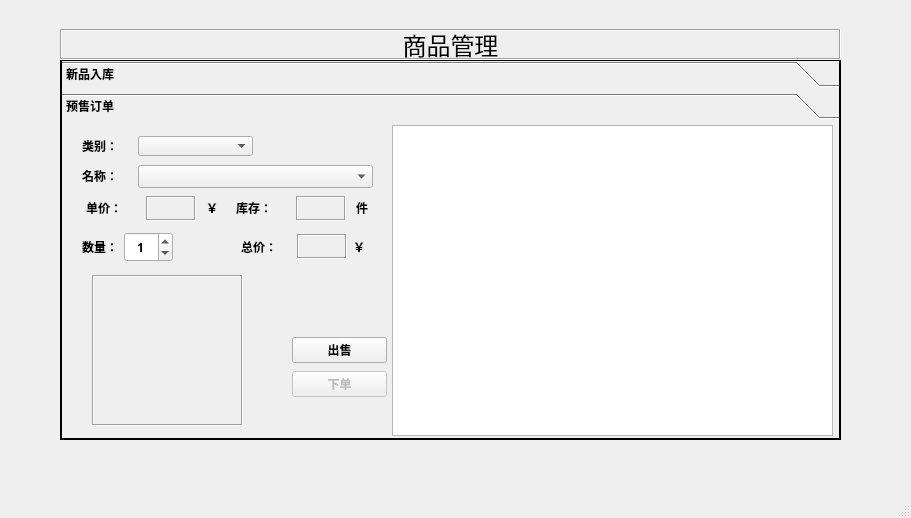
<?xml version="1.0" encoding="UTF-8"?>
<ui version="4.0">
 <class>MainWindow</class>
 <widget class="QMainWindow" name="MainWindow">
  <property name="geometry">
   <rect>
    <x>0</x>
    <y>0</y>
    <width>911</width>
    <height>518</height>
   </rect>
  </property>
  <property name="windowTitle">
   <string>MainWindow</string>
  </property>
  <widget class="QWidget" name="centralwidget">
   <widget class="QStackedWidget" name="stackedWidget">
    <property name="geometry">
     <rect>
      <x>60</x>
      <y>29</y>
      <width>781</width>
      <height>421</height>
     </rect>
    </property>
    <widget class="QWidget" name="page">
     <widget class="QToolBox" name="toolBox">
      <property name="geometry">
       <rect>
        <x>0</x>
        <y>30</y>
        <width>781</width>
        <height>381</height>
       </rect>
      </property>
      <property name="font">
       <font>
        <family>幼圆</family>
        <bold>true</bold>
       </font>
      </property>
      <property name="frameShape">
       <enum>QFrame::WinPanel</enum>
      </property>
      <property name="currentIndex">
       <number>1</number>
      </property>
      <widget class="QWidget" name="page_3">
       <property name="geometry">
        <rect>
         <x>0</x>
         <y>0</y>
         <width>777</width>
         <height>317</height>
        </rect>
       </property>
       <attribute name="label">
        <string>新品入库</string>
       </attribute>
       <widget class="QLabel" name="label_6">
        <property name="geometry">
         <rect>
          <x>30</x>
          <y>200</y>
          <width>91</width>
          <height>19</height>
         </rect>
        </property>
        <property name="text">
         <string>商品样照：</string>
        </property>
       </widget>
       <widget class="QPushButton" name="newUploadPushButton">
        <property name="geometry">
         <rect>
          <x>230</x>
          <y>130</y>
          <width>81</width>
          <height>28</height>
         </rect>
        </property>
        <property name="text">
         <string>上传...</string>
        </property>
       </widget>
       <widget class="QLabel" name="newPictureLabel">
        <property name="geometry">
         <rect>
          <x>160</x>
          <y>160</y>
          <width>151</width>
          <height>151</height>
         </rect>
        </property>
        <property name="frameShape">
         <enum>QFrame::Box</enum>
        </property>
        <property name="frameShadow">
         <enum>QFrame::Sunken</enum>
        </property>
        <property name="text">
         <string/>
        </property>
        <property name="scaledContents">
         <bool>true</bool>
        </property>
       </widget>
       <widget class="QTableView" name="commodityTableView">
        <property name="geometry">
         <rect>
          <x>320</x>
          <y>0</y>
          <width>451</width>
          <height>311</height>
         </rect>
        </property>
        <attribute name="horizontalHeaderMinimumSectionSize">
         <number>25</number>
        </attribute>
        <attribute name="horizontalHeaderDefaultSectionSize">
         <number>120</number>
        </attribute>
        <attribute name="horizontalHeaderStretchLastSection">
         <bool>true</bool>
        </attribute>
        <attribute name="verticalHeaderVisible">
         <bool>false</bool>
        </attribute>
       </widget>
       <widget class="QWidget" name="">
        <property name="geometry">
         <rect>
          <x>20</x>
          <y>0</y>
          <width>153</width>
          <height>27</height>
         </rect>
        </property>
        <layout class="QHBoxLayout" name="horizontalLayout">
         <item>
          <widget class="QLabel" name="label_2">
           <property name="minimumSize">
            <size>
             <width>50</width>
             <height>25</height>
            </size>
           </property>
           <property name="maximumSize">
            <size>
             <width>50</width>
             <height>25</height>
            </size>
           </property>
           <property name="text">
            <string>类别：</string>
           </property>
          </widget>
         </item>
         <item>
          <widget class="QComboBox" name="newCategoryComboBox">
           <property name="minimumSize">
            <size>
             <width>94</width>
             <height>25</height>
            </size>
           </property>
           <property name="maximumSize">
            <size>
             <width>94</width>
             <height>25</height>
            </size>
           </property>
          </widget>
         </item>
        </layout>
       </widget>
       <widget class="QWidget" name="">
        <property name="geometry">
         <rect>
          <x>20</x>
          <y>40</y>
          <width>281</width>
          <height>23</height>
         </rect>
        </property>
        <layout class="QHBoxLayout" name="horizontalLayout_2">
         <item>
          <widget class="QLabel" name="label_3">
           <property name="text">
            <string>名称：</string>
           </property>
          </widget>
         </item>
         <item>
          <widget class="QLineEdit" name="newNameLineEdit"/>
         </item>
        </layout>
       </widget>
       <widget class="QWidget" name="">
        <property name="geometry">
         <rect>
          <x>20</x>
          <y>140</y>
          <width>109</width>
          <height>23</height>
         </rect>
        </property>
        <layout class="QHBoxLayout" name="horizontalLayout_3">
         <item>
          <widget class="QLabel" name="label_5">
           <property name="text">
            <string>数量：</string>
           </property>
          </widget>
         </item>
         <item>
          <widget class="QSpinBox" name="newCountSpinBox">
           <property name="alignment">
            <set>Qt::AlignCenter</set>
           </property>
           <property name="value">
            <number>1</number>
           </property>
          </widget>
         </item>
        </layout>
       </widget>
       <widget class="QWidget" name="">
        <property name="geometry">
         <rect>
          <x>20</x>
          <y>90</y>
          <width>277</width>
          <height>27</height>
         </rect>
        </property>
        <layout class="QHBoxLayout" name="horizontalLayout_4">
         <item>
          <widget class="QLabel" name="label_4">
           <property name="minimumSize">
            <size>
             <width>50</width>
             <height>20</height>
            </size>
           </property>
           <property name="maximumSize">
            <size>
             <width>50</width>
             <height>20</height>
            </size>
           </property>
           <property name="text">
            <string>进价：</string>
           </property>
          </widget>
         </item>
         <item>
          <widget class="QLineEdit" name="newInputPriceLineEdit">
           <property name="minimumSize">
            <size>
             <width>50</width>
             <height>25</height>
            </size>
           </property>
           <property name="maximumSize">
            <size>
             <width>50</width>
             <height>25</height>
            </size>
           </property>
          </widget>
         </item>
         <item>
          <widget class="QLabel" name="label_8">
           <property name="minimumSize">
            <size>
             <width>20</width>
             <height>20</height>
            </size>
           </property>
           <property name="maximumSize">
            <size>
             <width>20</width>
             <height>20</height>
            </size>
           </property>
           <property name="text">
            <string>￥</string>
           </property>
          </widget>
         </item>
         <item>
          <widget class="QLabel" name="label_7">
           <property name="minimumSize">
            <size>
             <width>50</width>
             <height>20</height>
            </size>
           </property>
           <property name="maximumSize">
            <size>
             <width>50</width>
             <height>20</height>
            </size>
           </property>
           <property name="text">
            <string>售价：</string>
           </property>
          </widget>
         </item>
         <item>
          <widget class="QLineEdit" name="newOutputPriceLineEdit">
           <property name="minimumSize">
            <size>
             <width>50</width>
             <height>25</height>
            </size>
           </property>
           <property name="maximumSize">
            <size>
             <width>50</width>
             <height>25</height>
            </size>
           </property>
          </widget>
         </item>
         <item>
          <widget class="QLabel" name="label_9">
           <property name="minimumSize">
            <size>
             <width>20</width>
             <height>20</height>
            </size>
           </property>
           <property name="maximumSize">
            <size>
             <width>20</width>
             <height>20</height>
            </size>
           </property>
           <property name="text">
            <string>￥</string>
           </property>
          </widget>
         </item>
        </layout>
       </widget>
       <widget class="QWidget" name="">
        <property name="geometry">
         <rect>
          <x>40</x>
          <y>250</y>
          <width>95</width>
          <height>65</height>
         </rect>
        </property>
        <layout class="QVBoxLayout" name="verticalLayout">
         <item>
          <widget class="QPushButton" name="newPutinStorePushButton">
           <property name="text">
            <string>入库</string>
           </property>
          </widget>
         </item>
         <item>
          <widget class="QPushButton" name="newClearancePushButton">
           <property name="text">
            <string>清仓</string>
           </property>
          </widget>
         </item>
        </layout>
       </widget>
      </widget>
      <widget class="QWidget" name="page_4">
       <property name="geometry">
        <rect>
         <x>0</x>
         <y>0</y>
         <width>777</width>
         <height>317</height>
        </rect>
       </property>
       <attribute name="label">
        <string>预售订单</string>
       </attribute>
       <widget class="QWidget" name="layoutWidget">
        <property name="geometry">
         <rect>
          <x>20</x>
          <y>70</y>
          <width>298</width>
          <height>27</height>
         </rect>
        </property>
        <layout class="QHBoxLayout" name="horizontalLayout_5">
         <item>
          <widget class="QLabel" name="label_10">
           <property name="minimumSize">
            <size>
             <width>50</width>
             <height>20</height>
            </size>
           </property>
           <property name="maximumSize">
            <size>
             <width>50</width>
             <height>20</height>
            </size>
           </property>
           <property name="text">
            <string>单价：</string>
           </property>
          </widget>
         </item>
         <item>
          <widget class="QLabel" name="preOutputPriceLabel">
           <property name="minimumSize">
            <size>
             <width>50</width>
             <height>25</height>
            </size>
           </property>
           <property name="maximumSize">
            <size>
             <width>50</width>
             <height>25</height>
            </size>
           </property>
           <property name="frameShape">
            <enum>QFrame::Box</enum>
           </property>
           <property name="frameShadow">
            <enum>QFrame::Sunken</enum>
           </property>
           <property name="text">
            <string/>
           </property>
          </widget>
         </item>
         <item>
          <widget class="QLabel" name="label_11">
           <property name="minimumSize">
            <size>
             <width>20</width>
             <height>20</height>
            </size>
           </property>
           <property name="maximumSize">
            <size>
             <width>20</width>
             <height>20</height>
            </size>
           </property>
           <property name="text">
            <string>￥</string>
           </property>
          </widget>
         </item>
         <item>
          <widget class="QLabel" name="label_12">
           <property name="minimumSize">
            <size>
             <width>50</width>
             <height>20</height>
            </size>
           </property>
           <property name="maximumSize">
            <size>
             <width>50</width>
             <height>20</height>
            </size>
           </property>
           <property name="text">
            <string>库存：</string>
           </property>
          </widget>
         </item>
         <item>
          <widget class="QLabel" name="preAmountLabel">
           <property name="minimumSize">
            <size>
             <width>50</width>
             <height>25</height>
            </size>
           </property>
           <property name="maximumSize">
            <size>
             <width>50</width>
             <height>25</height>
            </size>
           </property>
           <property name="frameShape">
            <enum>QFrame::Box</enum>
           </property>
           <property name="frameShadow">
            <enum>QFrame::Sunken</enum>
           </property>
           <property name="text">
            <string/>
           </property>
          </widget>
         </item>
         <item>
          <widget class="QLabel" name="label_13">
           <property name="minimumSize">
            <size>
             <width>20</width>
             <height>20</height>
            </size>
           </property>
           <property name="maximumSize">
            <size>
             <width>20</width>
             <height>20</height>
            </size>
           </property>
           <property name="text">
            <string>件</string>
           </property>
          </widget>
         </item>
        </layout>
       </widget>
       <widget class="QWidget" name="layoutWidget_2">
        <property name="geometry">
         <rect>
          <x>20</x>
          <y>106</y>
          <width>291</width>
          <height>32</height>
         </rect>
        </property>
        <layout class="QHBoxLayout" name="horizontalLayout_6">
         <item>
          <widget class="QLabel" name="label_14">
           <property name="text">
            <string>数量：</string>
           </property>
          </widget>
         </item>
         <item>
          <widget class="QSpinBox" name="preCountSpinBox">
           <property name="minimumSize">
            <size>
             <width>49</width>
             <height>30</height>
            </size>
           </property>
           <property name="maximumSize">
            <size>
             <width>49</width>
             <height>30</height>
            </size>
           </property>
           <property name="alignment">
            <set>Qt::AlignCenter</set>
           </property>
           <property name="value">
            <number>1</number>
           </property>
          </widget>
         </item>
         <item>
          <spacer name="horizontalSpacer">
           <property name="orientation">
            <enum>Qt::Horizontal</enum>
           </property>
           <property name="sizeHint" stdset="0">
            <size>
             <width>40</width>
             <height>20</height>
            </size>
           </property>
          </spacer>
         </item>
         <item>
          <widget class="QLabel" name="label_17">
           <property name="minimumSize">
            <size>
             <width>50</width>
             <height>20</height>
            </size>
           </property>
           <property name="maximumSize">
            <size>
             <width>50</width>
             <height>20</height>
            </size>
           </property>
           <property name="text">
            <string>总价：</string>
           </property>
          </widget>
         </item>
         <item>
          <widget class="QLabel" name="preTotalLabel">
           <property name="minimumSize">
            <size>
             <width>50</width>
             <height>25</height>
            </size>
           </property>
           <property name="maximumSize">
            <size>
             <width>50</width>
             <height>25</height>
            </size>
           </property>
           <property name="frameShape">
            <enum>QFrame::Box</enum>
           </property>
           <property name="frameShadow">
            <enum>QFrame::Sunken</enum>
           </property>
           <property name="text">
            <string/>
           </property>
          </widget>
         </item>
         <item>
          <widget class="QLabel" name="label_18">
           <property name="minimumSize">
            <size>
             <width>20</width>
             <height>20</height>
            </size>
           </property>
           <property name="maximumSize">
            <size>
             <width>20</width>
             <height>20</height>
            </size>
           </property>
           <property name="text">
            <string>￥</string>
           </property>
          </widget>
         </item>
        </layout>
       </widget>
       <widget class="QWidget" name="layoutWidget_3">
        <property name="geometry">
         <rect>
          <x>20</x>
          <y>10</y>
          <width>171</width>
          <height>23</height>
         </rect>
        </property>
        <layout class="QHBoxLayout" name="horizontalLayout_7">
         <item>
          <widget class="QLabel" name="label_15">
           <property name="minimumSize">
            <size>
             <width>50</width>
             <height>20</height>
            </size>
           </property>
           <property name="maximumSize">
            <size>
             <width>50</width>
             <height>20</height>
            </size>
           </property>
           <property name="text">
            <string>类别：</string>
           </property>
          </widget>
         </item>
         <item>
          <widget class="QComboBox" name="preCategoryComboBox">
           <property name="minimumSize">
            <size>
             <width>115</width>
             <height>20</height>
            </size>
           </property>
           <property name="maximumSize">
            <size>
             <width>115</width>
             <height>20</height>
            </size>
           </property>
          </widget>
         </item>
        </layout>
       </widget>
       <widget class="QWidget" name="layoutWidget_4">
        <property name="geometry">
         <rect>
          <x>20</x>
          <y>40</y>
          <width>291</width>
          <height>23</height>
         </rect>
        </property>
        <layout class="QHBoxLayout" name="horizontalLayout_8">
         <property name="sizeConstraint">
          <enum>QLayout::SetDefaultConstraint</enum>
         </property>
         <item>
          <widget class="QLabel" name="label_16">
           <property name="minimumSize">
            <size>
             <width>50</width>
             <height>20</height>
            </size>
           </property>
           <property name="maximumSize">
            <size>
             <width>50</width>
             <height>20</height>
            </size>
           </property>
           <property name="text">
            <string>名称：</string>
           </property>
          </widget>
         </item>
         <item>
          <widget class="QComboBox" name="preNameComboBox"/>
         </item>
        </layout>
       </widget>
       <widget class="QLabel" name="prePictureLabel">
        <property name="geometry">
         <rect>
          <x>30</x>
          <y>150</y>
          <width>151</width>
          <height>151</height>
         </rect>
        </property>
        <property name="frameShape">
         <enum>QFrame::Box</enum>
        </property>
        <property name="frameShadow">
         <enum>QFrame::Sunken</enum>
        </property>
        <property name="text">
         <string/>
        </property>
        <property name="scaledContents">
         <bool>true</bool>
        </property>
       </widget>
       <widget class="QWidget" name="layoutWidget_5">
        <property name="geometry">
         <rect>
          <x>230</x>
          <y>210</y>
          <width>95</width>
          <height>65</height>
         </rect>
        </property>
        <layout class="QVBoxLayout" name="verticalLayout_2">
         <item>
          <widget class="QPushButton" name="preSellPushButton">
           <property name="text">
            <string>出售</string>
           </property>
          </widget>
         </item>
         <item>
          <widget class="QPushButton" name="prePlaceOrderPushButton">
           <property name="enabled">
            <bool>false</bool>
           </property>
           <property name="text">
            <string>下单</string>
           </property>
          </widget>
         </item>
        </layout>
       </widget>
       <widget class="QListWidget" name="sellListWidget">
        <property name="geometry">
         <rect>
          <x>330</x>
          <y>0</y>
          <width>441</width>
          <height>311</height>
         </rect>
        </property>
       </widget>
      </widget>
     </widget>
     <widget class="QLabel" name="label">
      <property name="geometry">
       <rect>
        <x>0</x>
        <y>0</y>
        <width>781</width>
        <height>31</height>
       </rect>
      </property>
      <property name="font">
       <font>
        <family>隶书</family>
        <pointsize>18</pointsize>
       </font>
      </property>
      <property name="frameShape">
       <enum>QFrame::Box</enum>
      </property>
      <property name="frameShadow">
       <enum>QFrame::Sunken</enum>
      </property>
      <property name="text">
       <string>商品管理</string>
      </property>
      <property name="alignment">
       <set>Qt::AlignCenter</set>
      </property>
     </widget>
    </widget>
    <widget class="QWidget" name="page_2"/>
   </widget>
  </widget>
  <widget class="QMenuBar" name="menubar">
   <property name="geometry">
    <rect>
     <x>0</x>
     <y>0</y>
     <width>911</width>
     <height>25</height>
    </rect>
   </property>
  </widget>
  <widget class="QStatusBar" name="statusbar"/>
 </widget>
 <resources/>
 <connections/>
</ui>
